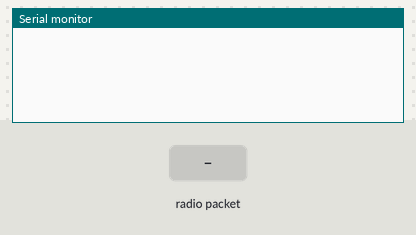
Bench run of a sketch on a simulated Arduino Uno, built with avr-gcc and run on an emulated ATmega328P. On the bench: the last lines printed to the serial monitor. Inputs (shaded band) come from the test bench. No radio packets arrive unless stated.

Above: at 1.2 s.
1.3 s: radio packet "1" arrives
At 2.1 s:
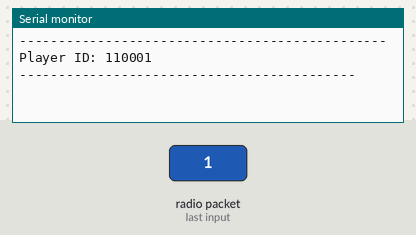
2.8 s: radio packet "0" arrives
At 3.3 s:
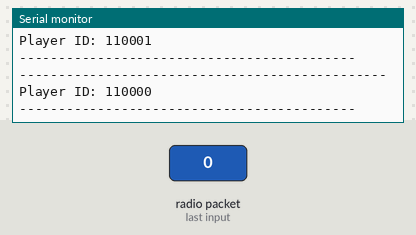
4.3 s: radio packet "2" arrives
At 5.6 s:
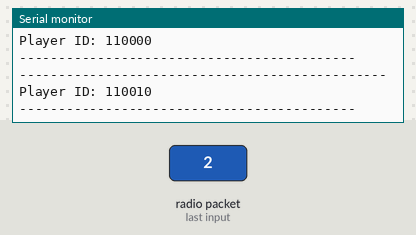

The sketch:

rf_server.ino
```cpp
/*
* Arduino Wireless Communication Tutorial
*       Example 1 - Receiver Code
*
* by Dejan Nedelkovski, www.HowToMechatronics.com
*
* Library: TMRh20/RF24, https://github.com/tmrh20/RF24/
*/
#include <SPI.h>
#include <nRF24L01.h>
#include <RF24.h>
#include "packet.h"

#define CE 5
#define CSN 10

RF24 radio(CE, CSN); // CE, CSN
const byte address[6] = "00001";
packet player1;
void setup()
{
  Serial.begin(115200);
  radio.begin();
  radio.openReadingPipe(0, address);
  radio.setPALevel(RF24_PA_MIN);
  radio.startListening();
}

void print_data(packet player)
{
  Serial.print("-----------------------------------------------\n");
  Serial.print("Player ID: ");
  Serial.println(player1.player_id, BIN);

  if (player.left == 1)
  {
    Serial.print(F("LEFT  \t"));
  }
  else if (player.right == 1)
  {
    Serial.print(F("RIGHT  \t"));
  }

  if (player.up == 1)
  {
    Serial.print(F("UP  \t"));
  }
  else if (player.down == 1)
  {
    Serial.print(F("DOWN  \t"));
  }

  if (player.kick == 1)
  {
    Serial.print(F("SHOOT  \n"));
  }
  else
  {
    Serial.print(F("\n-------------------------------------------\n"));
  }
}

uint16_t prev_value = 0;
void loop()
{
  if (radio.available())
  {
    //uint16_t text;
    // radio.read(&text, sizeof(text));
    //radio.read(&text, sizeof(text));
    //Serial.println(text,BIN);
    radio.read(&player1.packet_data, sizeof(player1.packet_data));
    //Serial.println(player1.packet_data, BIN);

    if (prev_value != player1.packet_data)
    {
      print_data(player1);
    }
    prev_value = player1.packet_data;
  }
}
```

packet.h
```cpp
typedef union {
    uint16_t packet_data;

    // struct
    // {
    //     uint8_t first_byte_data;
    //     uint8_t second_byte_data;
    // };
    struct
    {
        uint8_t player_id : 8;

        uint8_t kick : 1;
        uint8_t up : 1;
        uint8_t down : 1;
        uint8_t left : 1;
        uint8_t right : 1;
        /* remaining 3 bits unused... */
    };
} packet;
```

Measured:
- after the input at 1.3 s, the serial monitor: prints a new line at once (image 1)
- after the input at 2.8 s, the serial monitor: prints a new line at once (image 2)
- after the input at 4.3 s, the serial monitor: prints a new line at once (image 3)
